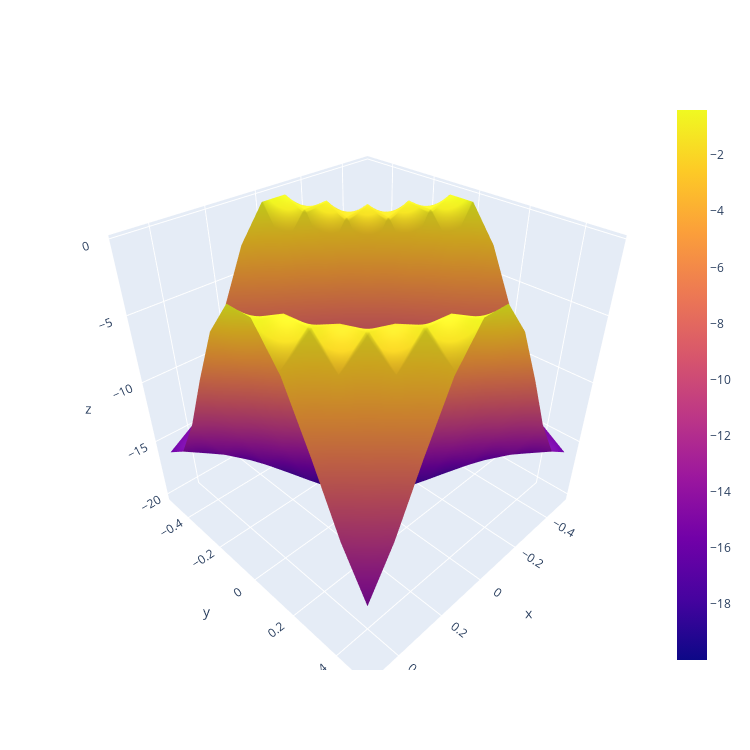

Write notebook code for a chart like this one.
### Markdown cell above
## Triangle

### Code cell
potential = compute_potential(4, 8 * RECOIL_ENERGY_532/RECOIL_ENERGY_752, 0)
plot_potential(potential)
